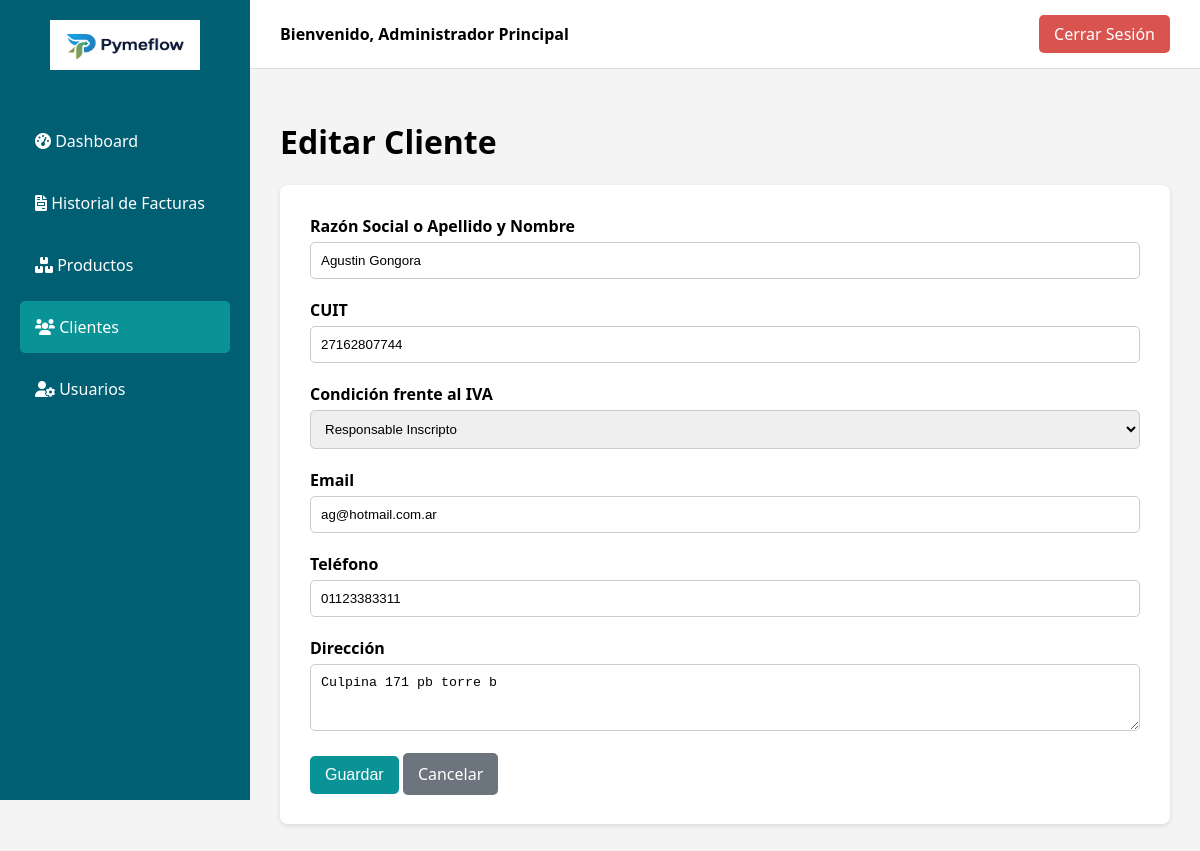
Page /cliente_formulario.php?id=2 (signed in) on the committed database.
### tables this page shows
CREATE TABLE `clientes` (
  `id` int(11) NOT NULL AUTO_INCREMENT,
  `razon_social` varchar(255) NOT NULL,
  `cuit` varchar(20) NOT NULL,
  `condicion_iva` varchar(100) DEFAULT NULL,
  `email` varchar(255) DEFAULT NULL,
  `telefono` varchar(50) DEFAULT NULL,
  `direccion` text DEFAULT NULL,
  PRIMARY KEY (`id`),
  UNIQUE KEY `cuit` (`cuit`)
);

### cliente_formulario.php (the view, shortened to what this page needs)
<?php
include 'conexion.php';
$cliente = [
    'id' => '',
    'razon_social' => '',
    'cuit' => '',
    'condicion_iva' => 'Consumidor Final',
    'email' => '',
    'telefono' => '',
    'direccion' => ''
];
$titulo_pagina = "Agregar Nuevo Cliente";
if (isset($_GET['id'])) {
    $titulo_pagina = "Editar Cliente";
    $id_cliente = $_GET['id'];
    $stmt_fetch = $conexion->prepare("SELECT * FROM clientes WHERE id = ?");
    $stmt_fetch->bind_param("i", $id_cliente);
    $stmt_fetch->execute();
    $resultado = $stmt_fetch->get_result();
    if ($resultado->num_rows > 0) {
        $cliente = $resultado->fetch_assoc();
    }
}
?>
<!DOCTYPE html>
<html lang="es">
<head>
    <link rel="stylesheet" href="dashboard_styles.css">
    <link rel="stylesheet" href="https://cdnjs.cloudflare.com/ajax/libs/font-awesome/6.0.0-beta3/css/all.min.css">
</head>
<body>
    <?php include 'sidebar.php'; ?>
    <div class="main-content">
        <header class="dashboard-header">
            <div class="user-info">Bienvenido, <?php echo htmlspecialchars($_SESSION['nombre_usuario']); ?></div>
            <a href="logout.php" class="logout-button">Cerrar Sesión</a>
        </header>
        <main class="content">
            <h1><?php echo $titulo_pagina; ?></h1>
            <div class="form-container">
                <form action="cliente_formulario.php" method="POST">
                    <div class="form-group">
                        <label for="razon_social">Razón Social o Apellido y Nombre</label>
                        <input type="text" id="razon_social" name="razon_social" value="<?php echo htmlspecialchars($cliente['razon_social']); ?>" required>
                    </div>
                    <div class="form-group">
                        <label for="cuit">CUIT</label>
                        <input type="text" id="cuit" name="cuit" value="<?php echo htmlspecialchars($cliente['cuit']); ?>" required>
                    </div>
                    <div class="form-group">
                        <label for="condicion_iva">Condición frente al IVA</label>
                        <select id="condicion_iva" name="condicion_iva" required>
                            <option value="Responsable Inscripto" <?php echo ($cliente['condicion_iva'] == 'Responsable Inscripto') ? 'selected' : ''; ?>>
                                Responsable Inscripto
                            </option>
                        </select>
                    </div>
                    <div class="form-group">
                        <label for="email">Email</label>
                        <input type="email" id="email" name="email" value="<?php echo htmlspecialchars($cliente['email']); ?>" required>
                    </div>
                    <div class="form-group">
                        <label for="telefono">Teléfono</label>
                        <input type="text" id="telefono" name="telefono" value="<?php echo htmlspecialchars($cliente['telefono']); ?>" required>
                    </div>
                    <div class="form-group">
                        <label for="direccion">Dirección</label>
                        <textarea id="direccion" name="direccion" rows="3" required><?php echo htmlspecialchars($cliente['direccion']); ?></textarea>
                    </div>
                    <div class="form-buttons">
                        <button type="submit" class="btn btn-save">Guardar</button>
                        <a href="clientes.php" class="btn btn-cancel">Cancelar</a>
                    </div>
                </form>
            </div>
        </main>
    </div>
</body>
</html>

### dashboard_styles.css (style rules this page uses)
:root { --color-primario: #005f73; --color-secundario: #0a9396; --color-fondo: #f4f4f4; }
body { font-family: 'Segoe UI', Tahoma, Geneva, Verdana, sans-serif; margin: 0; background-color: var(--color-fondo); display: flex; }
.main-content { flex-grow: 1; display: flex; flex-direction: column; margin-left: 250px; }
header.dashboard-header { background: #fff; padding: 15px 30px; border-bottom: 1px solid #ddd; display: flex; justify-content: space-between; align-items: center; }
header.dashboard-header .user-info { font-weight: 600; }
header.dashboard-header .logout-button { background-color: #d9534f; color: #fff; padding: 8px 15px; border-radius: 5px; text-decoration: none; transition: background-color 0.3s; }
.content { padding: 30px; }

### cliente_formulario.php (style rules this page uses)
.form-container { background: #fff; padding: 30px; border-radius: 8px; box-shadow: 0 2px 5px rgba(0,0,0,0.1); }
.form-group { margin-bottom: 20px; }
.form-group label { display: block; margin-bottom: 5px; font-weight: 600; }
.form-group input, .form-group textarea, .form-group select { width: 100%; padding: 10px; border: 1px solid #ccc; border-radius: 5px; box-sizing: border-box; }
.form-buttons { margin-top: 20px; }
.btn { padding: 10px 15px; border: none; border-radius: 5px; color: white !important; text-decoration: none; cursor: pointer; font-size: 1em; }
.btn-save { background-color: var(--color-secundario); }
.btn-cancel { background-color: #6c757d; }

### rows in the picture
clientes: razon_social "Agustin Gongora", cuit "27162807744", email "ag@hotmail.com.ar", telefono "01123383311", direccion "Culpina 171 pb torre b"

### other values in the picture
$_SESSION['nombre_usuario'] "Administrador Principal"
$titulo_pagina "Editar Cliente"
